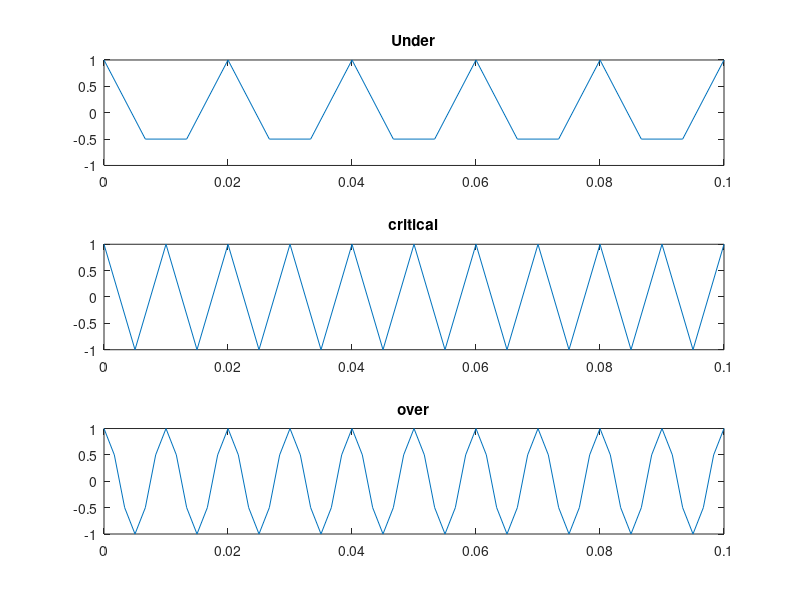

Reproduce this figure in MATLAB.
clc; clear all; close all;
f = 100;
t = 0:0.01:0.1;
fs = 1.5*f;
ts = 1/fs;
tn = 0:ts:0.1;
x1 = cos(2*pi*f*tn);
subplot(3,1,1);plot(tn,x1);
title('Under');

fs = 2*f;
ts = 1/fs;
tn = 0:ts:0.1;
x1 = cos(2*pi*f*tn);
subplot(3,1,2);plot(tn,x1);
title('critical');


fs = 6*f;
ts = 1/fs;
tn = 0:ts:0.1;
x1 = cos(2*pi*f*tn);
subplot(3,1,3);plot(tn,x1);
title('over');